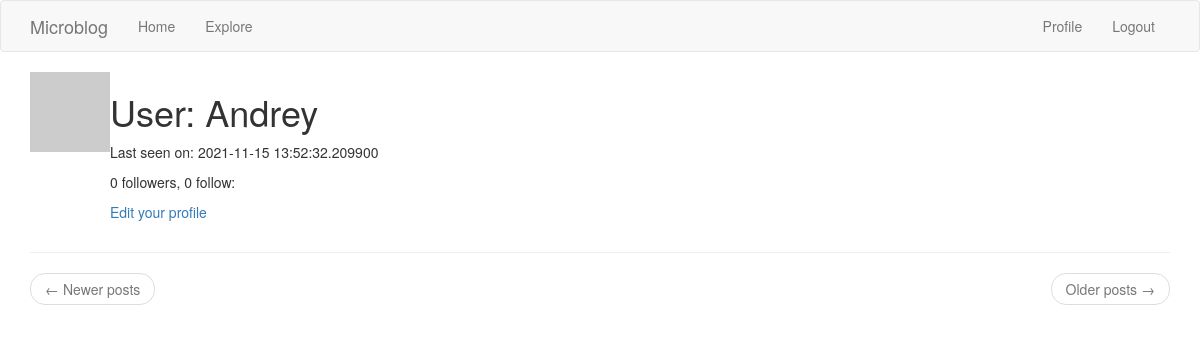
The page /user/Andrey (signed in) on the database as committed earlier.
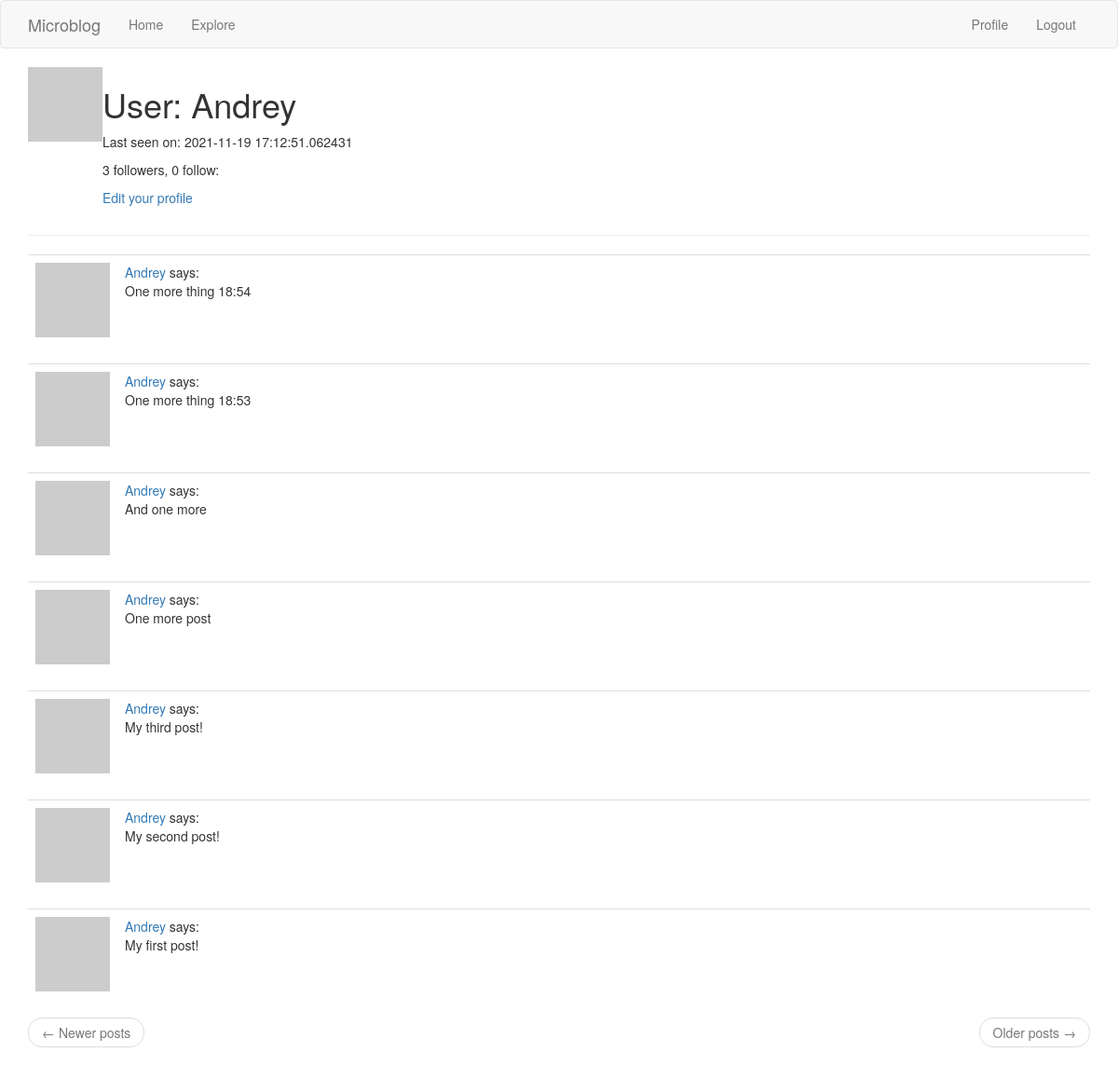
The same page on the database as committed later.
### app/models.py (models this page shows, shortened)
class User(UserMixin, db.Model):
    id = db.Column(db.Integer, primary_key=True)
    username = db.Column(db.String(64), index=True, unique=True)
    email = db.Column(db.String(120), index=True, unique=True)
    password_hash = db.Column(db.String(128))
    posts = db.relationship('Post', backref='author', lazy='dynamic')
    about_me = db.Column(db.String(140))
    last_seen = db.Column(db.DateTime, default=datetime.utcnow)
    followed = db.relationship('User', secondary=followers,
                               primaryjoin=(followers.c.follower_id == id),
                               secondaryjoin=(followers.c.followed_id == id),
                               backref=db.backref('followers', lazy='dynamic'),
                               lazy='dynamic')
    def avatar(self, size):
        digest = md5(self.email.lower().encode('utf-8')).hexdigest()
        return f'https://www.gravatar.com/avatar/{digest}?d=identicon&s={size}'

class Post(db.Model):
    id = db.Column(db.Integer, primary_key=True)
    body = db.Column(db.String(140))
    timestamp = db.Column(db.DateTime, index=True, default=datetime.utcnow)
    user_id = db.Column(db.Integer, db.ForeignKey('user.id'))

### app/routes.py (the view)
@app.route('/user/<username>')
@login_required
def user(username):
    user = User.query.filter_by(username=username).first_or_404()
    page = request.args.get('page', 1, type=int)
    posts = user.posts.order_by(Post.timestamp.desc()).paginate(
        page, app.config['POSTS_PER_PAGE'], False)
    next_url = url_for('user', username=user.username, page=posts.next_num) \
        if posts.has_next else None
    prev_url = url_for('user', username=user.username, page=posts.prev_num) \
        if posts.has_prev else None
    form = EmptyForm()
    return render_template('user.html',
                           user=user,
                           posts=posts.items,
                           next_url=next_url,
                           prev_url=prev_url,
                           form=form)

### app/models.py (called while the page is built)
@login.user_loader
def load_user(id):
    return User.query.get(int(id))

### app/routes.py (called while the page is built)
@app.before_request
def before_request():
    if current_user.is_authenticated:
        current_user.last_seen = datetime.utcnow()
        db.session.commit()

### app/templates/user.html (shortened to what this page needs)
{% extends "base.html" %}
{% block app_content %}
    <table>
        <tr valign="top">
            <td><img src="{{ user.avatar(128) }}"></td>
            <td>
                <h1>User: {{user.username}}</h1>
                {% if user.last_seen %}<p>Last seen on: {{ user.last_seen }}</p>{% endif %}
                <p>{{ user.followers.count() }} followers, {{ user.followed.count() }} follow:</p>
                {% if user == current_user %}
                <p><a href="{{ url_for('edit_profile') }}">Edit your profile</a></p>
                {% endif %}
            </td>
        </tr>
    </table>
    <hr>
    {% for post in posts %}
        {% include '_post.html' %}
    {% endfor %}
    <nav aria-label="...">
        <ul class="pager">
            <li class="previous{% if not prev_url %} disabled{% endif %}">
                <a href="{{ prev_url or '#' }}">
                    <span aria-hidden="true">&larr;</span> Newer posts
                </a>
            </li>
            <li class="next{% if not next_url %} disabled{% endif %}">
                <a href="{{ next_url or '#' }}">
                    Older posts <span aria-hidden="true">&rarr;</span>
                </a>
            </li>
        </ul>
    </nav>
{% endblock %}

### app/templates/_post.html
<table class="table table-hover">
    <tr>
        <td width="70px">
            <a href="{{ url_for('user', username=post.author.username) }}">
                <img src="{{ post.author.avatar(36) }}" />
            </a>
        </td>
        <td>
            <a href="{{ url_for('user', username=post.author.username) }}">
                {{ post.author.username }}
            </a>
            says:
            <br>
            {{ post.body }}
        </td>
    </tr>
</table>

Rows that differ between the two databases and show on the page:
changed User "Andrey": last_seen "2021-11-15 13:52:32.209900" → "2021-11-19 17:12:51.062431"
added Post: author.username "Andrey", body "One more thing 18:54"
added Post: author.username "Andrey", body "One more thing 18:53"
added Post: author.username "Andrey", body "And one more"
added Post: author.username "Andrey", body "One more post"
added Post: author.username "Andrey", body "My third post!"
added Post: author.username "Andrey", body "My second post!"
added Post: author.username "Andrey", body "My first post!"
Other text that changed with them:
{{ user.followers.count() }}: "0" → "3"
